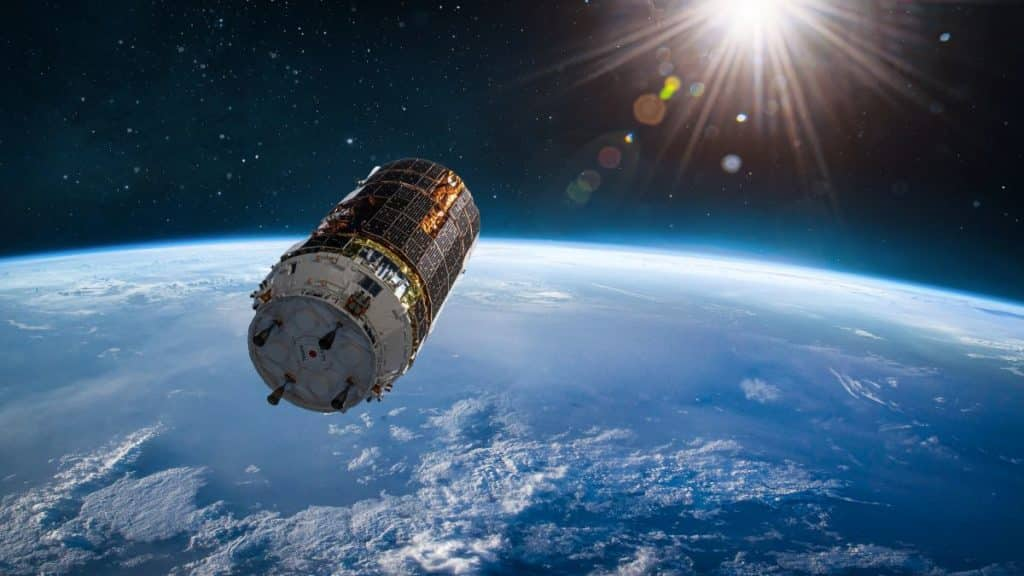
#> input picture CTF_Hacklantique/steganographie/image1.png, 1024 x 576 px; the run also reads 1 picture not shown here
$ python image_diff.py
#> lines starting #> are read from the running program, lines starting #| are printed output that depends on the picture
import cv2

foo = cv2.imread("./image1.png")
#> foo is the input picture: shape (576, 1024, 3); mean B, G, R 114.9, 91.1, 66.4
bar = cv2.imread("./image2.png")

key = cv2.bitwise_xor(foo, bar)
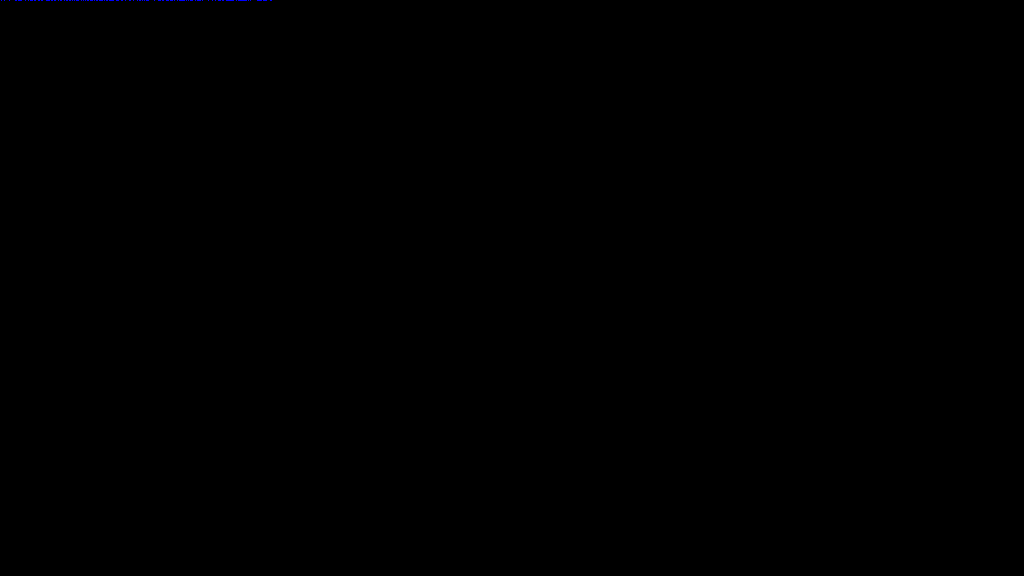
#> key: shape (576, 1024, 3); mean B, G, R 0.000256, 0, 0; drawn with 1 as white
cv2.imshow("xored data", key)
cv2.waitKey(0)
